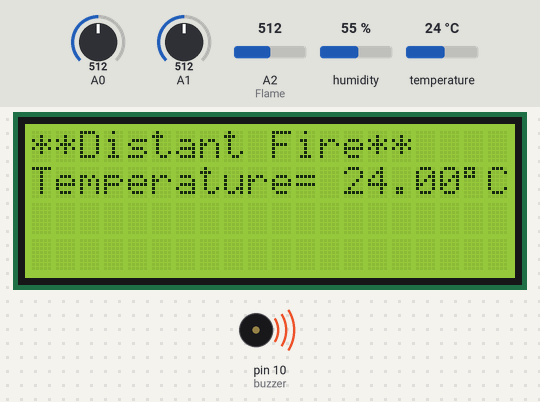
Simulated run of this sketch. Board: Arduino Uno, built with avr-gcc and run on an emulated ATmega328P. Shown: 20×4 character LCD, buzzer (waves = sounding). The inputs (shaded band) are chosen by the test bench; at power-on: A2 (Flame) = 512, A1 = 512, A0 = 512, humidity 55 %, temperature 24 °C. The modem accepts every AT command (registered, SIM ready, sends succeed) and sends nothing else; what the sketch prints to the serial monitor is not drawn.

Above: at 9.7 s.
9.8 s: A2 (Flame) set to 666
16.8 s: A2 (Flame) set to 701
At 19.0 s:
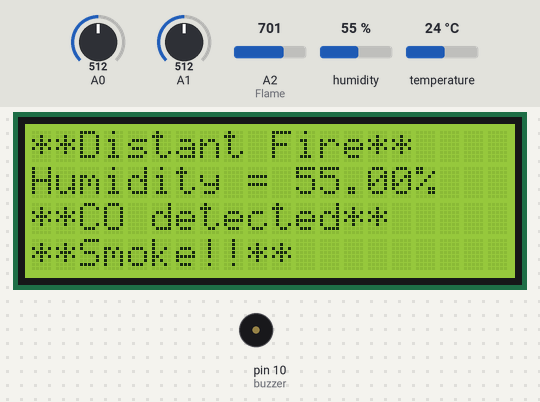
23.6 s: A1 set to 669
30.6 s: A1 set to 698
At 36.9 s:
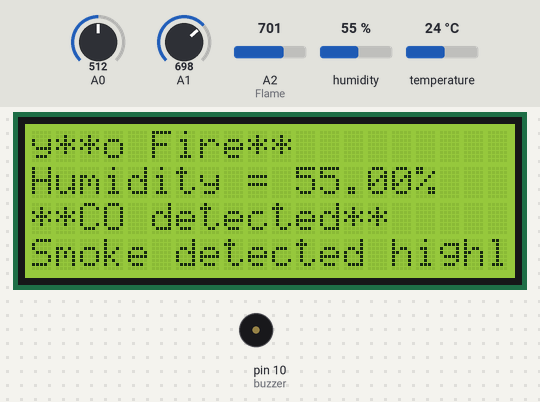
37.6 s: A0 set to 495
At 42.5 s:
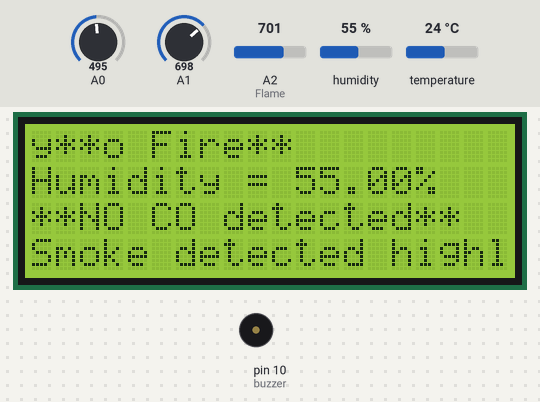
44.6 s: A1 set to 306
At 50.2 s:
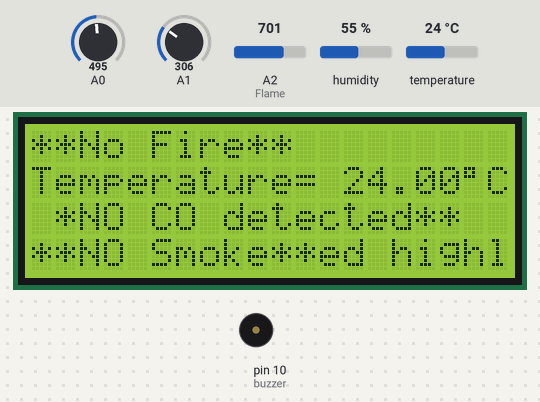
Timing chart, 0 to 51.7 s (numbered marks = the images above; inputs shaded):
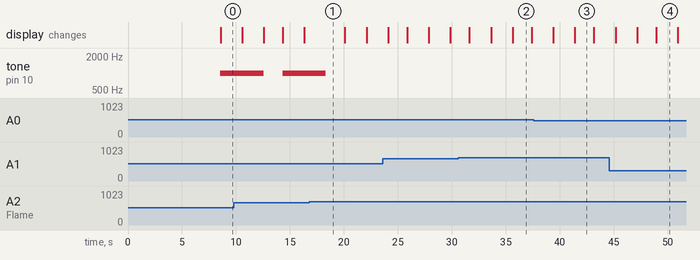

The sketch:

IOT_Based_Fire_Detection_System.ino
```cpp
/* We have 4 sensors and LCD
MQ-7, MQ-135, DHT22, Flame Sensor
Buzzer and LCD
A wifi-Module Esp8266 For thingSpeaks
*/


#include <dht.h>
#include <LiquidCrystal.h>
#include <SoftwareSerial.h>

String statusChWriteKey = "4VMRH0IGIKA8MT2M";

LiquidCrystal lcd(12, 11, 5, 4, 3, 2);

SoftwareSerial EspSerial(6, 7); // Rx,  Tx
#define HARDWARE_RESET 9
#define speed8266 9600

#define dataPin 8

// Variables to be used with timers
long writeTimingSeconds = 5; // ==> Define Sample time in seconds to send data
long startWriteTiming = 0;
long elapsedWriteTime = 0;

int spare = 0;
boolean error;

dht DHT;
const int sensorMin = 0;     // sensor minimum
const int sensorMax = 1024;  // sensor maximum
int flamevalue;
const int buzzer = 10;

void setup() {

  Serial.begin(9600);
   pinMode(buzzer, OUTPUT);
   digitalWrite(buzzer, LOW);
   lcd.begin(20, 4);

  Serial.begin(speed8266);

  EspSerial.begin(9600);       // Comunicacao com Modulo WiFi
  pinMode(HARDWARE_RESET,OUTPUT);
  digitalWrite(HARDWARE_RESET, HIGH);


  EspHardwareReset(); //Reset do Modulo WiFi
  startWriteTiming = millis(); // starting the "program clock"

}
void loop()
{
  start: // label
    error = 0;

    elapsedWriteTime = millis() - startWriteTiming;

    if (elapsedWriteTime > (writeTimingSeconds * 500))
    {
        readSensors();
        writeThingSpeak();
        startWriteTiming = millis();
    }

    if (error == 1) // Resend if transmission is not completed
    {
        Serial.println(" <<<< ERROR >>>>");
        delay(2000);
        goto start; // go to label "start"
    }
    Flame();   // Flame with A2
    dhts();      //  Dht22 Pin 8
    MQ135s();     // MQ-135 with A1
    MQ7s();        // MQ-7 with A0
}
void readSensors(){
  int sensorReading   = analogRead(A2);
  int readData = DHT.read22(dataPin);
  float t = DHT.temperature; // Gets the values of the temperature
	float h = DHT.humidity; // Gets the values of the humidity
  int MQ7 = analogRead(A0);
  int MQ135 = analogRead(A1);

}
void Flame(void){
	int sensorReading   = analogRead(A2);
	int range = map(sensorReading,   sensorMin, sensorMax, 0, 3);
  flamevalue = range;
  if (range == 0){
    tone(buzzer, 1000);
  }
  else if(range == 1){
    tone(buzzer, 1000);
  }
  else{
    noTone(buzzer);
  }
  switch (range) {
   case 0:    // A fire closer than 1.5 feet away.
    //Serial.println("**Close Fire**");
    lcd.setCursor(0,0);
    lcd.print("**Close Fire**   ");
    break;
  case 1:
  // A fire between 1-3 feet away.
   Serial.println("**Distant Fire**");
    lcd.setCursor(0,0);
    lcd.print("**Distant Fire**");
    break;
  case 2:    // No fire detected.
    Serial.println("**No Fire**");
    lcd.setCursor(0,0);
    lcd.print("**No Fire**          ");
    break;
  }
  // delay between reads
}
void dhts(void){
  int readData = DHT.read22(dataPin);
  float t = DHT.temperature; // Gets the values of the temperature
	float h = DHT.humidity; // Gets the values of the humidity
  //Printing the results on the serial monitor
	// Serial.print("Temperature= ");
  // Serial.print(t);
  // Serial.write(0xC2);
  // Serial.write(0xB0);
  // Serial.print("C | ");
  // Serial.print("Humidity = ");
	// Serial.print(h);
	// Serial.println("%");
  lcd.setCursor(0, 1);
  lcd.print("Temperature= ");
	lcd.print(t);
  lcd.print(F("\xDF"));
  lcd.print("C");
  delay(2000);
  lcd.setCursor(0, 1);
  lcd.print("Humidity = ");
	lcd.print(h);
	lcd.print("%   ");
  delay(2000); // Delays 1.5 secods
 }
void MQ7s(void){
   int MQ7 = analogRead(A0);
   int mq7l = map(MQ7,sensorMin,sensorMax,0,2);
   if (mq7l == 2){
    tone(buzzer, 1000);
  }
  else{
    noTone(buzzer);
  }
   switch(mq7l){
  case 0:    // A fire closer than 1.5 feet away.
   //Serial.println("**NO CO detected**");
    lcd.setCursor(0,2);
    lcd.print("**NO CO detected**");
    break;
  case 1:    // A fire between 1-3 feet away.
    //Serial.println("**CO detected**");
    lcd.setCursor(0,2);
    lcd.print("**CO detected**     ");
    break;
  case 2:    // No fire detected.
    //Serial.println("**CO detected highly**");
    lcd.setCursor(0,2);
    lcd.print("**CO detected highly");
    break;
  }

}
void MQ135s(void){
  int MQ135 = analogRead(A1);
  int mq135l = map(MQ135,sensorMin,sensorMax,0,3);
   if (mq135l == 1){
    tone(buzzer, 1000);
  }
  else if(mq135l == 2){

    tone(buzzer, 1000);
  }
  else if(mq135l == 3){

    tone(buzzer, 1000);
  }
  else{
    noTone(buzzer);
  }
  switch(mq135l){
  case 0:
  //Serial.println("**NO Somke**");
  lcd.setCursor(0,3);
  lcd.print("**NO Smoke**");
  break;
  case 1:
  //Serial.println("**Smoke!!**");
  lcd.setCursor(0,3);
  lcd.print("**Smoke!!**");
  break;
  case 2:    // No fire detected.
  lcd.setCursor(0,3);
  lcd.print("Smoke detected highly**");
  break;
  case 3:
  //Serial.println("**Smoke detected highly**");
  lcd.setCursor(0,3);
  lcd.print("**Smoke detected very-highly**");
  break;
  }
}

/********* Conexao com TCP com Thingspeak *******/
void writeThingSpeak(void)
{
    startThingSpeakCmd();

    // preparacao da string GET
    String getStr = "GET /update?api_key=";
    getStr += statusChWriteKey;
    getStr += "&field1=";
    getStr += String(flamevalue);
    getStr += "&field2=";
    getStr += String(DHT.temperature);
    getStr += "&field3=";
    getStr += String(DHT.humidity);
    getStr += "&field4=";
    getStr += String(analogRead(A0));
    getStr += "&field5=";
    getStr += String(analogRead(A1));
    getStr += "&field6=";
    getStr += String(spare);
    getStr += "\r\n\r\n";

    sendThingSpeakGetCmd(getStr);
}

/********* Reset ESP *************/
void EspHardwareReset(void)
 {
    Serial.println("Reseting.......");
    digitalWrite(HARDWARE_RESET, LOW);
    delay(500);
    digitalWrite(HARDWARE_RESET, HIGH);
    delay(8000); // Tempo necessário para começar a ler
    Serial.println("RESET");
}

/********* Start communication with ThingSpeak*************/
void startThingSpeakCmd(void)
 {
    EspSerial.flush(); // limpa o buffer antes de começar a gravar

    String cmd = "AT+CIPSTART=\"TCP\",\"";
    cmd += "184.106.153.149"; // Endereco IP de api.thingspeak.com
    cmd += "\",80";
    EspSerial.println(cmd);
    Serial.print("enviado ==> Start cmd: ");
    Serial.println(cmd);

    if (EspSerial.find("Error"))
    {
        Serial.println("AT+CIPSTART error");
        return;
    }
}

/********* send a GET cmd to ThingSpeak *************/
String sendThingSpeakGetCmd(String getStr)
 {
    String cmd = "AT+CIPSEND=";
    cmd += String(getStr.length());
    EspSerial.println(cmd);
    Serial.print("enviado ==> lenght cmd: ");
    Serial.println(cmd);

    if (EspSerial.find((char *)">"))
    {
        EspSerial.print(getStr);
        Serial.print("enviado ==> getStr: ");
        Serial.println(getStr);
        delay(500); // tempo para processar o GET, sem este delay apresenta busy no próximo comando

        String messageBody = "";
        while (EspSerial.available())
        {
            String line = EspSerial.readStringUntil('\n');
            if (line.length() == 1)
            { // actual content starts after empty line (that has length 1)
                messageBody = EspSerial.readStringUntil('\n');
            }
        }
        Serial.print("MessageBody received: ");
        Serial.println(messageBody);
        return messageBody;
    }
    else
    {
        EspSerial.println("AT+CIPCLOSE");                   // alert user
        Serial.println("ESP8266 CIPSEND ERROR: RESENDING"); // Resend...
        spare = spare + 1;
        error = 1;
        return "error";
    }
}
```

Measured:
- the behaviour switches between 682 and 683 on A2 (Flame) (found by bisection; images 0 and 1)
- the behaviour switches between 682 and 683 on A1 (found by bisection; images 1 and 2)
- the behaviour switches between 512 and 511 on A0 (found by bisection; images 2 and 3)
- after the input at 16.8 s, tone on pin 10 (buzzer): goes on until 18.3 s, then stays silent
- after the input at 30.6 s, the display: first differs from a run without the input after 5.0 s (image 2)
- after the input at 37.6 s, the display: first differs from a run without the input after 3.8 s (image 3)
- after the input at 44.6 s, the display: first differs from a run without the input after 2.6 s (image 4 shows a later state)
